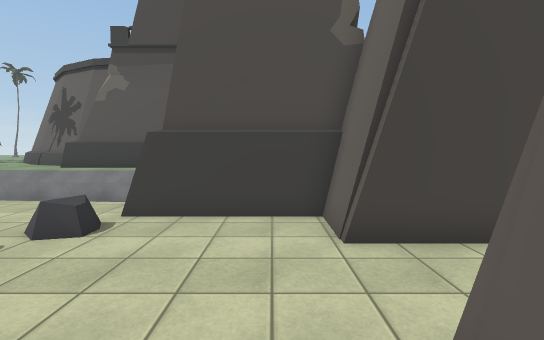
[1] (above)

21 first-person views from a walk through a 3-D level made in the Unity game engine. The camera is 1.5 m above the floor, tilts 4° down and sees 85° across. The floor is counted in squares, 1 m on a side. Each view is taken from the middle of a square. On the plan, view 1 faces up. The plan holds only what a view shows up to about 15 squares ahead; the rest is blank. The place goes on beyond the plan. Some animated figures are not drawn. Some surface patterns are stand-ins.

[2]
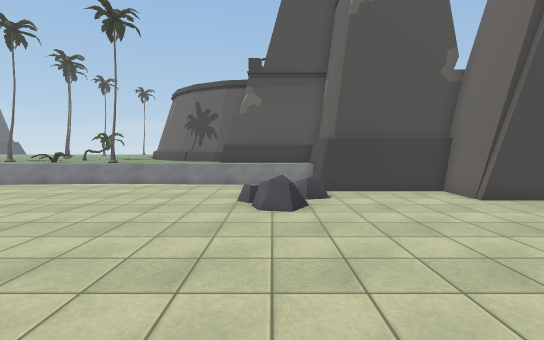

[3]
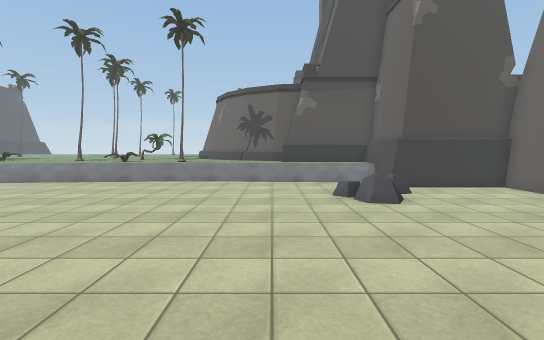

[4]
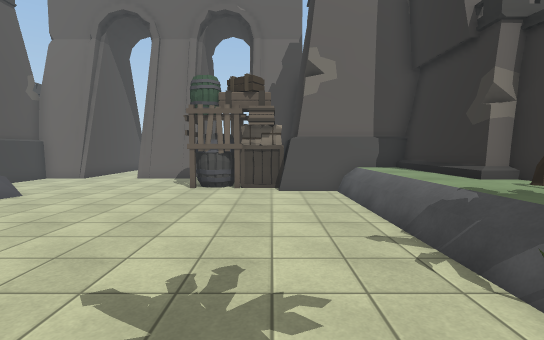

[5]
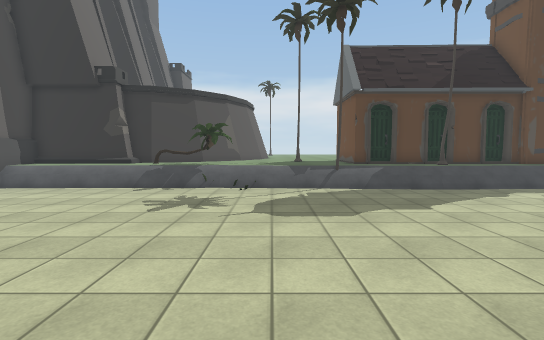

[6]
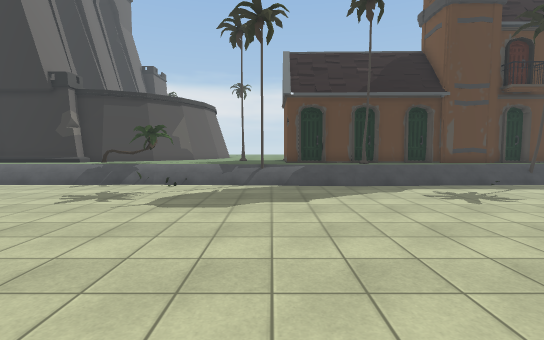

[7]
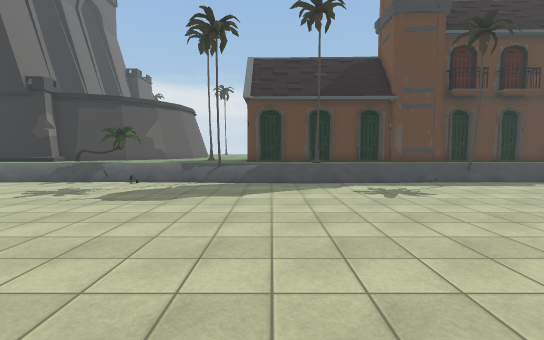

[8]
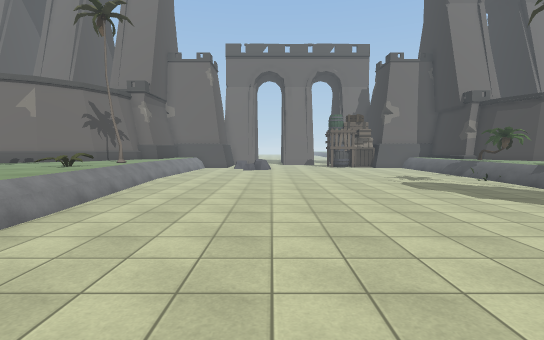

[9]
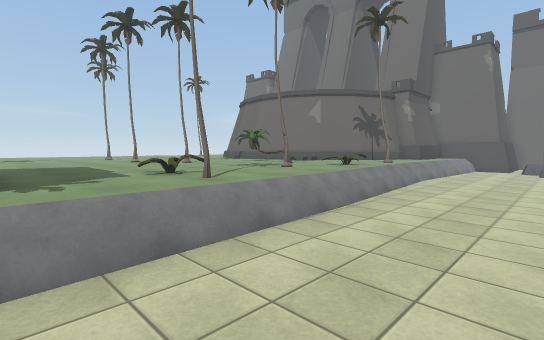

[10]
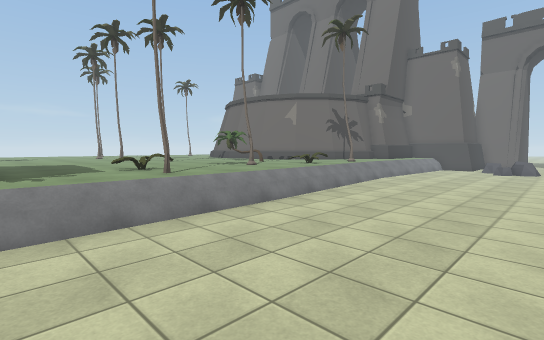

[11]
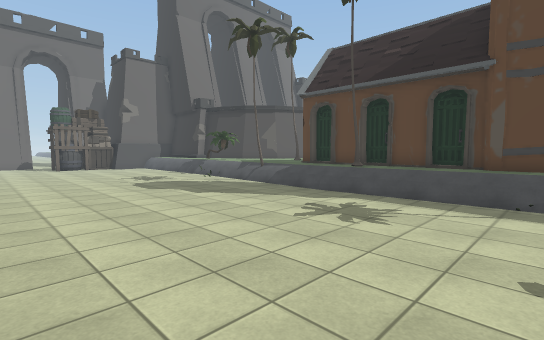

[12]
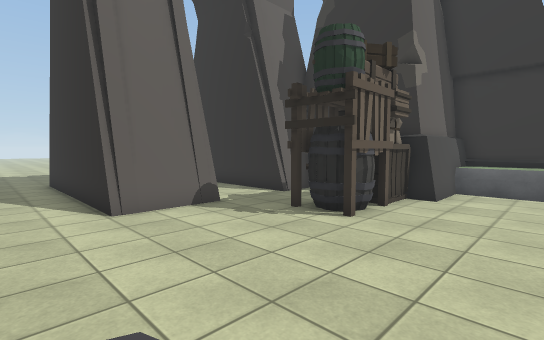

[13]
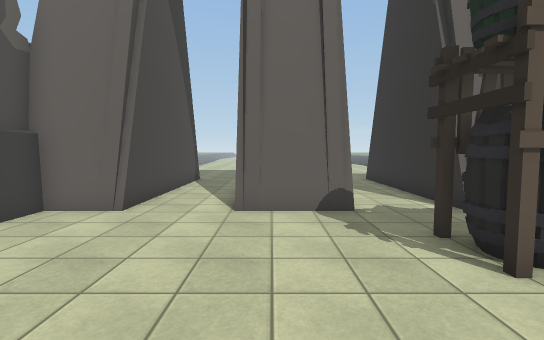

[14]
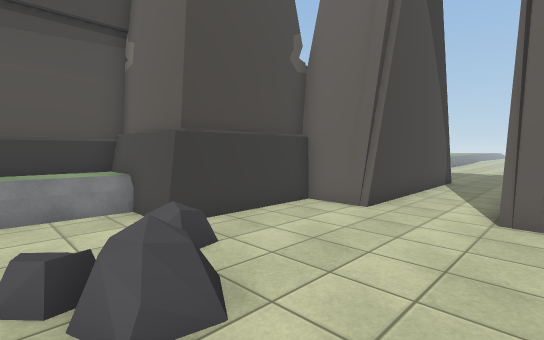

[15]
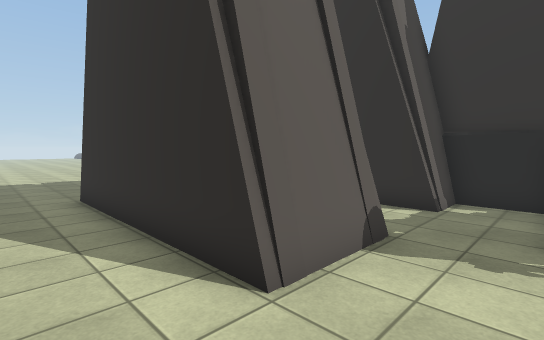

[16]
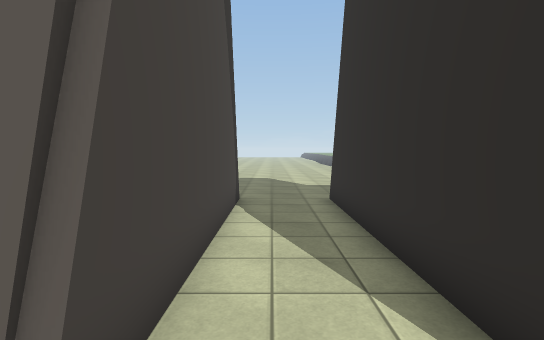

[17]
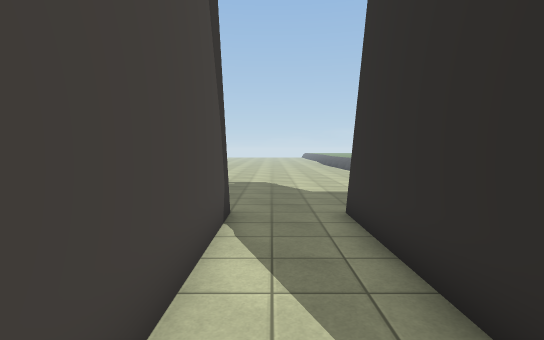

[18]
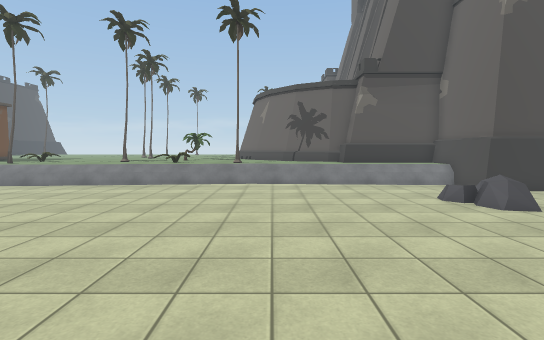

[19]
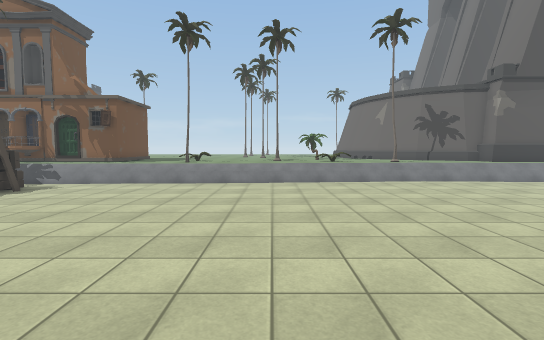

[20]
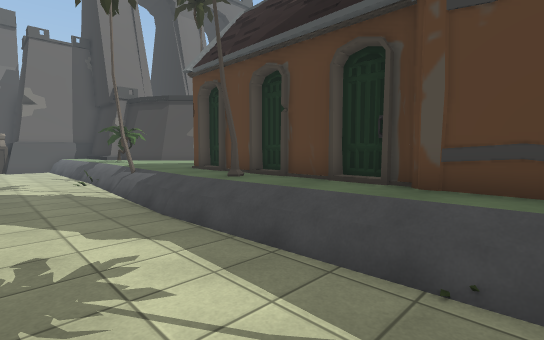

[21]
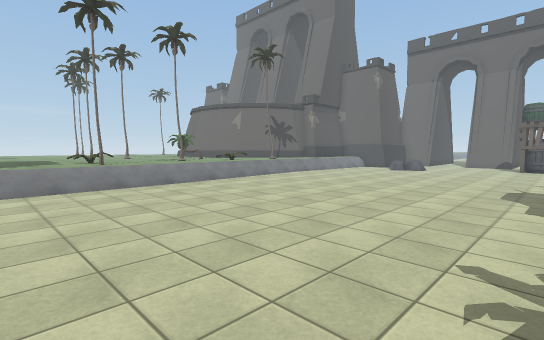

### Floor plan
Key: @ floor where view 1 was taken; # wall or solid block; . floor; ^ raised ledge; T tower; R rock; E tree; O other object.
Columns run from 27 left of view 1 to 9 right of it. Each row starts with its distance up from view 1.
 11 ^^^^OO^^O^OOO^^^^^^^#####
 10 ^^^ E^^^^OOOO^E^^^^^^^^^^
  9 ^^  ^^^^OO^^  ^^^^^^^^^^TT
  8 ^^^^^^..................TTTTTT
  7 ........................TTTTTT
  6 .......................R....##
  5 .......................R....#########
  4 ......................RR.............
  3 ......................R..............
  2 .............................#######.
  1 ............................##
  0 ...........................@##
 -1 ............................#########
 -2 .........................O#..........
 -3 .........................OO..........
 -4 .........................OO.#########
 -5 .........................OT.##
 -6 ........................TTTTTT
 -7 ......^ ................TTTTTT
 -8 ^OO^^^E  ^E^^OOOO^^^^^^^TT
 -9 ^O^^^^E^^^^^^^OOE^^^^^^^^
-10   T^^^^^^^^^^O^^EEE^##^^#

Where each view was taken, in squares from view 1:
view 1: 0 up, 0 right, facing up
view 2: 4 down, 5 left, facing up
view 3: 5 down, 8 left, facing up
view 4: 5 down, 14 left, facing right
view 5: 4 up, 14 left, facing down
view 6: 5 up, 17 left, facing down
view 7: 6 up, 19 left, facing down
view 8: 3 up, 27 left, facing right
view 9: 4 up, 27 left, facing up-right
view 10: 2 up, 27 left, facing up-right
view 11: 2 up, 27 left, facing down-right
view 12: 4 up, 6 left, facing down-right
view 13: 1 up, 6 left, facing right
view 14: 1 up, 6 left, facing up-right
view 15: 4 up, 1 left, facing down-right
view 16: 2 down, 0 right, facing right
view 17: 2 down, 2 right, facing right
view 18: 4 down, 11 left, facing up
view 19: 5 down, 19 left, facing up
view 20: 4 down, 27 left, facing down-right
view 21: 4 down, 27 left, facing up-right
